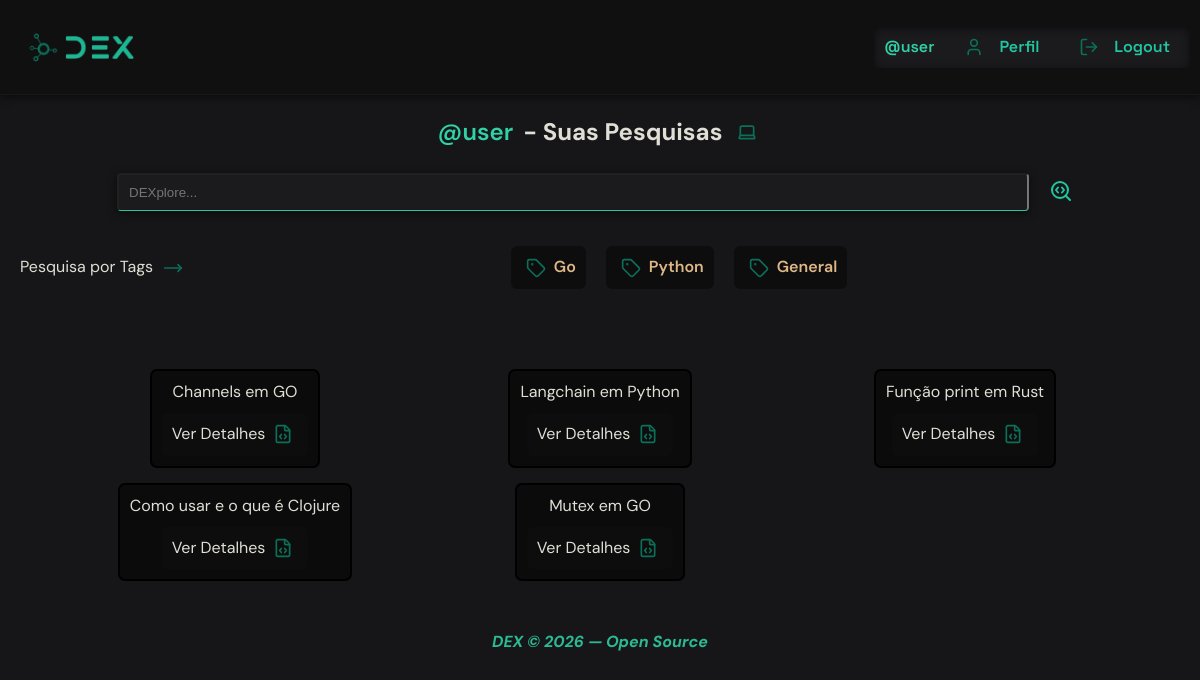
/profile/ (signed in), run on the app's committed database.
### core/models.py (models this page shows, shortened)
class Tag(models.Model):
    name = models.CharField(blank=False, null=False, max_length=20)

class Search(models.Model):
    user = models.ForeignKey(User, on_delete=models.CASCADE)
    tag = models.ForeignKey(Tag, on_delete=models.SET_NULL, null=True)
    slug = models.SlugField(blank=True)
    query = models.CharField(max_length=255)
    what_is = models.TextField()
    how_it_works = models.TextField()
    code_example = models.TextField()
    when_to_use = models.TextField()
    created_at = models.DateTimeField(auto_now_add=True)

### core/views.py (the view)
# urls.py: path("profile/", profile, name="profile"),
@login_required
def profile(request):
    search_query = request.GET.get("search")
    tag_filter = request.GET.get("tag")
    if tag_filter:
        searches = Search.objects.filter(user=request.user, tag__name=tag_filter)
    elif search_query:
        searches = Search.objects.filter(user=request.user, query__icontains=search_query)
    else:
        searches = Search.objects.filter(user=request.user)
    tags = Tag.objects.filter(search__user=request.user).distinct()
    return render(request, "profile.html", {"tags": tags, "searches": searches})

### core/templates/profile.html (shortened to what this page needs)
{% extends 'base.html' %}
{% load static %}
{% block css %} <link rel="stylesheet" href="{% static 'css/profile.css' %}"> {% endblock %}
{% block content%}
{% include "navbar.html" %}
<main>
    <h2 class="title"><span class="username">@{{user.username}}</span> - Suas Pesquisas <i class="icon" data-lucide="laptop"></i> </h2>
    <div class="container-searches">
        <div class="container-search">
            <form method="GET" action="{% url 'core:profile' %}" class="search-form">
                <input type="text" class="search-input" name="search" placeholder="DEXplore...">
                <button type="submit" class="search-btn"><i class="search-icon" data-lucide="search-code"></i></button>
            </form>
        </div>
        <div class="tags-container">
            <span class="title-tags">Pesquisa por Tags <i class="icon" data-lucide="move-right"></i></span>
            {% if tags %}
            {% for tag in tags %}
            <div class="tags">
                <a href="{% url 'core:profile' %}?tag={{ tag.name }}" class="tag-link">
                    <i class="icon" data-lucide="tag"></i>
                    <span class="tag-name">{{ tag.name }}</span>
                </a>
                {% endfor %}
            </div>
            {% else %}
                <span style="margin:0 auto;">Você ainda não realizou nenhuma pesquisa, consequente ainda não possui filtro por tags</span>
            {% endif %}
        </div>
    </div>
    <div class="searches">
        {% if searches %}
        <div class="cards">
            {% for search in searches %}
            <div class="card">
                <span>{{search.query}}</span>
                <a href="{% url 'core:search_detail' search.slug search.id %}" class="detail-link">Ver Detalhes <i class="icon" data-lucide="file-code"></i>  </a>
            </div>
            {% endfor %}
        </div>
        {% else %}
            <p>Você ainda não realizou nenhuma pesquisa.</p>
        {% endif %}
    </div>
    <footer>
        <p class="copyright">DEX © 2026 — Open Source</p>
    </footer>
</main>
{% endblock %}

### core/templates/navbar.html (shortened to what this page needs)
{% load static %}
<header>
    <a href="{% url 'core:home' %}">
        <div class="img-wrapper">
            <img src="{% static 'images/dex-logo.png' %}" class="dex-logo" alt="DEX Logo">
        </div>
    </a>
    <nav class="navbar">
        {% if user.is_authenticated %}
        <span class="username">@{{user.username}}</span>
        <div class="nav-link-icon">
            <i class="icon" data-lucide="user"></i>
            <a href="{% url 'core:profile' %}" class="nav-link">Perfil</a>
        </div>
        <div class="nav-link-icon">
            <i class="icon" data-lucide="log-out"></i>
            <a href="{% url 'core:logout' %}" class="nav-link">Logout</a>
        </div>
        {% endif %}
    </nav>
</header>

### core/static/css/base.css (style rules this page uses)
:root { --text-color: #dfdfd6; --code-background-color: #161618; }
* { padding: 0; margin: 0; box-sizing: border-box; }
html { font-size: 62.5%; scroll-behavior: smooth; }
body { background-color: var(--code-background-color); color: var(--text-color); font-size: 1.6rem; line-height: 1.4; }

### core/static/css/navbar.css (style rules this page uses)
:root { --nav-link-color: #20C7A1; }
header { background-color: #101011; font-family: "Space Grotesk", sans-serif; width: 100%; height: auto; padding: 1rem; display: flex; align-items: center; justify-content: space-between; gap: 2rem; border-bottom: solid 1px rgba(32, 32, 32, 0.50); box-shadow: 0 2px 8px rgba(0, 0, 0, 0.6); }
.img-wrapper { display: flex; align-items: center; }
.dex-logo { height: auto; width: 15rem; object-fit: contain; }
.navbar { background-color: #1b1b1e; display: flex; align-items: center; justify-content: center; gap: 1.5rem; padding: 0.5rem 1rem; box-shadow: inset 0 2px 10px rgba(0, 0, 0, 0.6); border-radius: 0.4rem; }
.nav-link-icon { display: flex; gap: 1rem; padding: 0.5rem 1rem; align-items: center; justify-content: center; }
.username { color: var(--nav-link-color); }
.nav-link { color: var(--nav-link-color); text-decoration: none; font-weight: 600; transition: all 0.3s ease-in-out; cursor: pointer; }
.icon { color: #0b6f59; }

### core/static/css/profile.css (style rules this page uses)
main { font-family: "DM Sans", sans-serif; display: flex; flex-direction: column; align-items: center; justify-content: center; gap: 2rem; padding: 2rem; margin: 0 auto; }
.title { display: flex; align-items: center; justify-content: center; gap: 1rem; }
.title-searchs, .title-tags { display: flex; align-items: center; gap: 0.5rem; }
.username { color: #31d0a6; font-weight: 600; }
.icon { height: 2rem; width: 3rem; }
.container-search { width: 100%; display: flex; align-items: center; justify-content: center; gap: 1rem; }
.search-form { display: flex; align-items: center; justify-content: center; width: 100%; gap: 1rem; margin: 0 auto; padding: 0.5rem 1rem; }
.search-input { width: 80%; color: #dfdfd6; background-color: #1b1b1e; transition: all 0.3s ease-in-out; border-bottom: solid 1px #20C7A1; box-shadow: 0 2px 8px rgba(0, 0, 0, 0.6); padding: 1rem; border-radius: 0.4rem; }
.search-input { color: #dfdfd6; }
.search-btn { outline: none; cursor: pointer; background-color: transparent; border: none; transition: all 0.3s ease-in-out; padding: 0.5rem 1rem; border-radius: 0.4rem; }
.search-icon { color: #20C7A1; }
.tags-container { flex-wrap: wrap; display: flex; align-items: center; justify-content: center; gap: 1rem; margin: 0 auto; }
.tags { display: flex; align-items: center; justify-content: center; gap: 1rem; margin: 0 auto; padding: 1rem; flex-wrap: wrap; }
.tag-link { text-decoration: none; display: flex; align-items: center; justify-content: center; gap: 0.3rem; cursor: pointer; background-color: rgb(14, 13, 13); padding: 1rem; border-radius: 0.6rem; transition: all 0.3s ease-in-out; }
.tag-name { color: burlywood; font-weight: 600; }
.searches { width: 100%; margin: 0 auto; padding: 2rem; }
.cards { display: grid; grid-template-columns: repeat(3, 1fr); gap: 1.5rem; width: 100%; margin: 0 auto; padding: 2rem; }
.card { display: flex; flex-direction: column; align-items: center; justify-content: center; margin: 0 auto; padding: 1rem; border-radius: 0.7rem; border: 2px solid black; background-color: #0b0b0c; gap:1rem; }
.detail-link { text-decoration: none; color: inherit; display: flex; align-items: center; justify-content: center; gap: 0.3rem; cursor: pointer; background-color: rgb(14, 13, 13); padding: 1rem; border-radius: 0.6rem; transition: all 0.3s ease-in-out; }
.copyright { color: #2cba94; font-style:italic; font-weight: bold; }

### data on the page
Tag: name "Go"
Tag: name "Python"
Tag: name "General"
Search: query "Channels em GO"
Search: query "Langchain em Python"
Search: query "Função print em Rust"
Search: query "Como usar e o que é Clojure"
Search: query "Mutex em GO"

### other printed values
{{ user.username }} "user"
